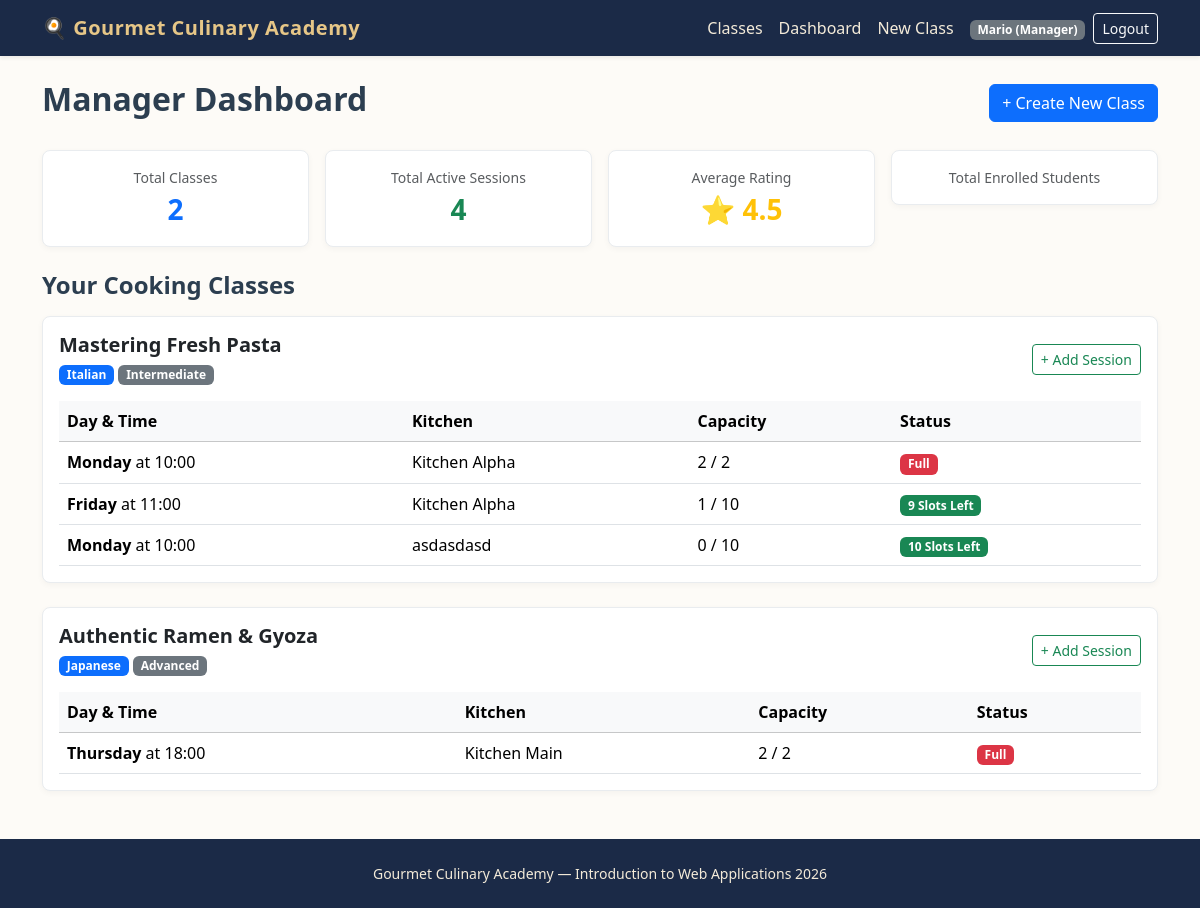
Before: /manager/dashboard (signed in) with the older database file.
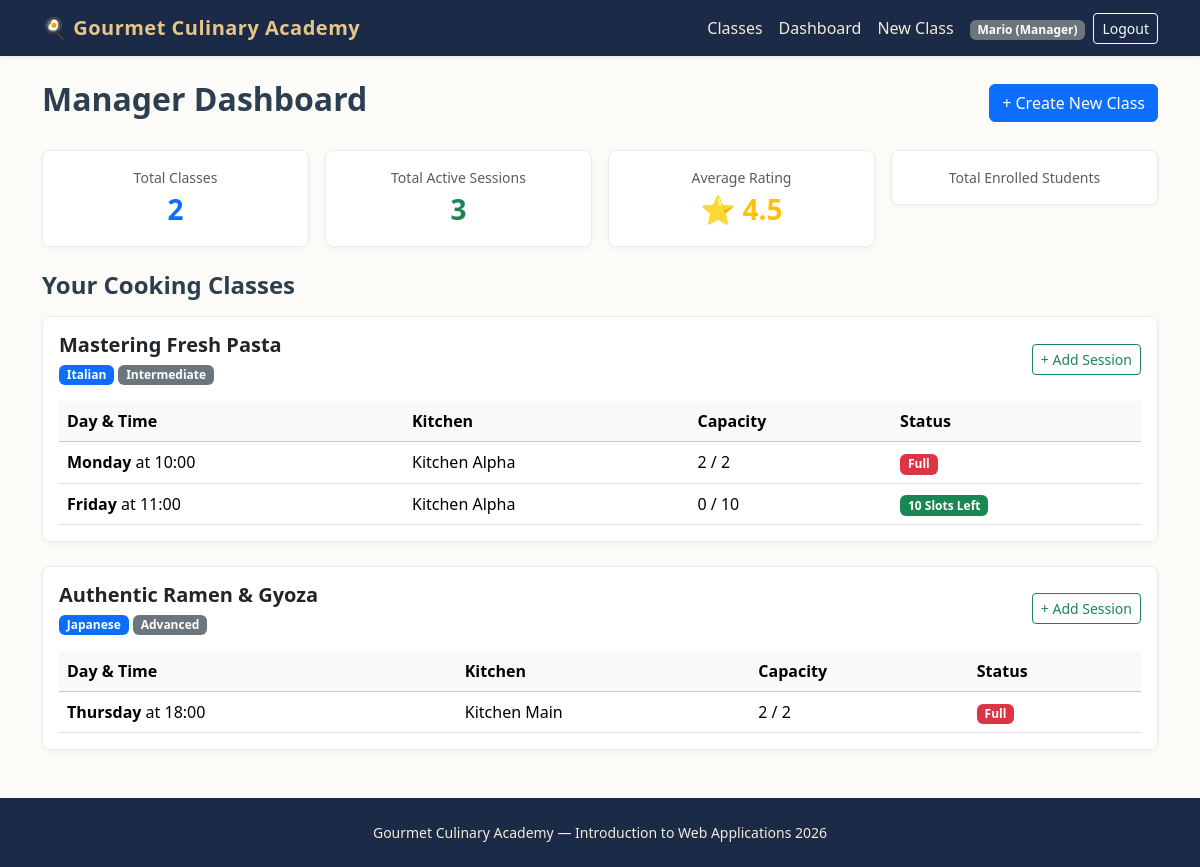
After: the same page with the newer database file.
### tables this page shows
CREATE TABLE users (
    id INTEGER PRIMARY KEY AUTOINCREMENT,
    email TEXT UNIQUE NOT NULL,
    first_name TEXT NOT NULL,
    last_name TEXT NOT NULL,
    password TEXT NOT NULL,
    role TEXT NOT NULL CHECK(role IN ('Manager', 'Student'))
);

CREATE TABLE cooking_classes (
    id INTEGER PRIMARY KEY AUTOINCREMENT,
    manager_id INTEGER NOT NULL,
    title TEXT NOT NULL UNIQUE,
    cuisine TEXT NOT NULL,
    difficulty TEXT NOT NULL CHECK(difficulty IN ('Beginner', 'Intermediate', 'Advanced')),
    duration INTEGER NOT NULL,
    dietary_category TEXT NOT NULL CHECK(dietary_category IN ('Standard', 'Vegetarian', 'Vegan', 'Gluten-free')),
    chef_name TEXT NOT NULL,
    ingredients TEXT NOT NULL, -- Virgülle ayrılmış en az 4 malzeme
    description TEXT NOT NULL,
    photo_1 TEXT NOT NULL,
    photo_2 TEXT NOT NULL,
    photo_3 TEXT NOT NULL,
    FOREIGN KEY (manager_id) REFERENCES users(id) ON DELETE CASCADE
);

CREATE TABLE class_sessions (
    id INTEGER PRIMARY KEY AUTOINCREMENT,
    class_id INTEGER NOT NULL,
    day_of_week TEXT NOT NULL CHECK(day_of_week IN ('Monday', 'Tuesday', 'Wednesday', 'Thursday', 'Friday', 'Saturday', 'Sunday')),
    start_time TEXT NOT NULL, -- HH:MM formatında
    kitchen_name TEXT NOT NULL,
    max_capacity INTEGER NOT NULL DEFAULT 10,
    FOREIGN KEY (class_id) REFERENCES cooking_classes(id) ON DELETE CASCADE
);

### routes/manager_routes.py (the view)
@manager_bp.route("/dashboard")
def dashboard():
    classes = get_manager_classes(current_user.id)
    stats = get_manager_statistics(current_user.id)
    return render_template("manager/dashboard.html", classes=classes, stats=stats)

### app.py (called while the page is built)
@app.after_request
def add_header(response):
    response.headers["Cache-Control"] = (
        "no-store, no-cache, must-revalidate, post-check=0, pre-check=0, max-age=0"
    )
    response.headers["Pragma"] = "no-cache"
    response.headers["Expires"] = "-1"
    return response

@login_manager.user_loader
def load_user(user_id):
    row = get_user_by_id(user_id)
    if row:
        return User(
            user_id=row["id"],
            email=row["email"],
            first_name=row["first_name"],
            last_name=row["last_name"],
            role=row["role"]
        )
    return None

### dao/class_dao.py (called while the page is built)
def get_manager_classes(manager_id):
    conn = get_db()
    cursor = conn.cursor()
    cursor.execute("SELECT * FROM cooking_classes WHERE manager_id = ?", (manager_id,))
    classes = cursor.fetchall()
    manager_data = []
    for c in classes:
        cursor.execute("""
            SELECT s.*,
                   COUNT(e.id) AS enrolled_count,
                   (s.max_capacity - COUNT(e.id)) AS available_slots
            FROM class_sessions s
            LEFT JOIN enrollments e ON s.id = e.session_id
            WHERE s.class_id = ?
            GROUP BY s.id
        """, (c["id"],))
        sessions = cursor.fetchall()
        manager_data.append({"class": c, "sessions": sessions})
    close_db(conn)
    return manager_data

### dao/user_dao.py (called while the page is built)
def get_user_by_id(user_id):
    conn = get_db()
    cursor = conn.cursor()
    cursor.execute("SELECT * FROM users WHERE id = ?", (user_id,))
    user = cursor.fetchone()
    close_db(conn)
    return user

### database/database.py (called while the page is built)
def get_db():
    conn = sqlite3.connect(DATABASE, timeout=10.0)
    conn.row_factory = sqlite3.Row
    conn.execute("PRAGMA foreign_keys = ON")
    return conn

### routes/manager_routes.py (called while the page is built)
@manager_bp.before_request
@login_required
def check_manager_role():
    if current_user.role != "Manager":
        flash("Access denied. Manager privileges required.", "danger")
        return redirect(url_for("home.index"))

### templates/manager/dashboard.html (shortened to what this page needs)
{% extends "base.html" %}
{% block content %}
<header class="d-flex justify-content-between align-items-center mb-4">
    <h1 class="h2 fw-bold">Manager Dashboard</h1>
    <a href="{{ url_for('manager.create_class') }}" class="btn btn-primary">+ Create New Class</a>
</header>
<section class="row g-3 mb-4">
    <article class="col-md-3">
        <div class="card card-culinary p-3 text-center">
            <span class="text-muted small">Total Classes</span>
            <span class="fs-3 fw-bold text-primary">{{ stats.total_classes }}</span>
        </div>
    </article>
    <article class="col-md-3">
        <div class="card card-culinary p-3 text-center">
            <span class="text-muted small">Total Active Sessions</span>
            <span class="fs-3 fw-bold text-success">{{ stats.total_sessions }}</span>
        </div>
    </article>
    <article class="col-md-3">
        <div class="card card-culinary p-3 text-center">
            <span class="text-muted small">Average Rating</span>
            <span class="fs-3 fw-bold text-warning">⭐ {{ "%.1f"|format(stats.avg_school_rating) }}</span>
        </div>
    </article>
    <article class="col-md-3">
        <div class="card card-culinary p-3 text-center">
            <span class="text-muted small">Total Enrolled Students</span>
        </div>
    </article>
</section>
<section>
    <h2 class="h4 fw-bold mb-3">Your Cooking Classes</h2>
    {% if classes %}
        {% for item in classes %}
            <article class="card card-culinary mb-4 p-3">
                <div class="d-flex justify-content-between align-items-center mb-3 flex-wrap gap-2">
                    <div>
                        <h3 class="h5 fw-bold mb-1">{{ item.class.title }}</h3>
                        <span class="badge bg-primary">{{ item.class.cuisine }}</span>
                        <span class="badge bg-secondary">{{ item.class.difficulty }}</span>
                    </div>
                    <a href="{{ url_for('manager.create_session', class_id=item.class.id) }}" class="btn btn-sm btn-outline-success">+ Add Session</a>
                </div>
                <div class="table-responsive">
                    <table class="table table-hover align-middle mb-0">
                        <thead class="table-light">
                            <tr>
                                <th>Day & Time</th>
                                <th>Kitchen</th>
                                <th>Capacity</th>
                                <th>Status</th>
                            </tr>
                        </thead>
                        <tbody>
                            {% for s in item.sessions %}
                                <tr>
                                    <td><strong>{{ s.day_of_week }}</strong> at {{ s.start_time }}</td>
                                    <td>{{ s.kitchen_name }}</td>
                                    <td>{{ s.enrolled_count }} / {{ s.max_capacity }}</td>
                                    <td>
                                        {% if s.available_slots == 0 %}
                                            <span class="badge bg-danger">Full</span>
                                        {% else %}
                                            <span class="badge bg-success">{{ s.available_slots }} Slots Left</span>
                                        {% endif %}
                                    </td>
                                </tr>
                            {% else %}
                                <tr>
                                    <td colspan="4" class="text-muted text-center py-2">No active sessions for this class yet.</td>
                                </tr>
                            {% endfor %}
                        </tbody>
                    </table>
                </div>
            </article>
        {% endfor %}
    {% endif %}
</section>
{% endblock %}

### templates/base.html (shortened to what this page needs)
<!DOCTYPE html>
<html lang="en">
<head>
    <link href="https://cdn.jsdelivr.net/npm/bootstrap@5.3.3/dist/css/bootstrap.min.css" rel="stylesheet">
    <link rel="stylesheet" href="{{ url_for('static', filename='css/style.css') }}">
</head>
<body>
    <header>
        <nav class="navbar navbar-expand-lg navbar-dark bg-culinary shadow-sm">
            <div class="container">
                <a class="navbar-brand" href="{{ url_for('home.index') }}">🍳 Gourmet Culinary Academy</a>
                <section class="collapse navbar-collapse" id="mainNav">
                    <ul class="navbar-nav ms-auto align-items-center">
                        <li class="nav-item">
                            <a class="nav-link" href="{{ url_for('home.index') }}">Classes</a>
                        </li>
                        {% if current_user.is_authenticated %}
                            {% if current_user.role == 'Manager' %}
                                <li class="nav-item">
                                    <a class="nav-link" href="{{ url_for('manager.dashboard') }}">Dashboard</a>
                                </li>
                                <li class="nav-item">
                                    <a class="nav-link" href="{{ url_for('manager.create_class') }}">New Class</a>
                                </li>
                            {% else %}
                                <li class="nav-item">
                                    <a class="nav-link" href="{{ url_for('student.profile') }}">My Profile</a>
                                </li>
                            {% endif %}
                            <li class="nav-item ms-lg-2">
                                <span class="badge bg-secondary">{{ current_user.first_name }} ({{ current_user.role }})</span>
                            </li>
                            <li class="nav-item ms-lg-2">
                                <a class="btn btn-sm btn-outline-light" href="{{ url_for('auth.logout') }}">Logout</a>
                            </li>
                        {% endif %}
                    </ul>
                </section>
            </div>
        </nav>
    </header>
    <main class="container py-4">
        {% block content %}{% endblock %}
    </main>
    <footer class="site-footer text-center py-4 mt-auto">
        <div class="container">
            <p class="mb-0 small">Gourmet Culinary Academy — Introduction to Web Applications 2026</p>
        </div>
    </footer>
</body>
</html>

### static/css/style.css (style rules this page uses)
body { background-color: #fdfbf7; color: #2c3e50; font-family: "Segoe UI", Tahoma, Geneva, Verdana, sans-serif; min-height: 100vh; display: flex; flex-direction: column; }
main { flex: 1; }
.bg-culinary { background-color: #1b2a47; }
.navbar-dark .navbar-brand { color: #e6c687; font-weight: 700; letter-spacing: 0.5px; }
.navbar-dark .nav-link { color: #f4ebd9; }
.card-culinary { border: 1px solid #e9ecef; border-radius: 8px; transition: transform 0.15s ease, box-shadow 0.15s ease; box-shadow: 0 2px 6px rgba(0,0,0,0.04); }
.site-footer { background-color: #1b2a47; color: #f4ebd9; }

Changed rows visible on the page:
removed class_sessions: day_of_week "Monday", start_time "10:00", kitchen_name "asdasdasd", enrolled_count "0", max_capacity "10", available_slots "10", shown under "Mastering Fresh Pasta"
computed for class_sessions "Friday": enrolled_count "1" → "0"; available_slots "9" → "10"
Other visible differences:
{{ stats.total_sessions }}: "4" → "3"
